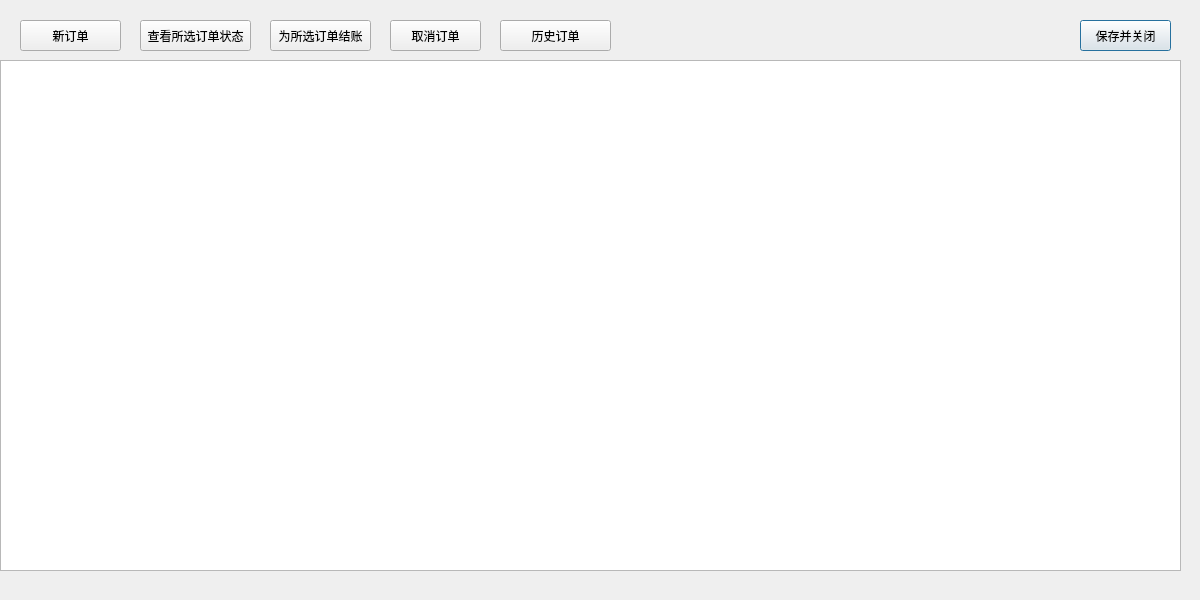
<?xml version="1.0" encoding="UTF-8"?>
<ui version="4.0">
 <class>orderwindow</class>
 <widget class="QDialog" name="orderwindow">
  <property name="geometry">
   <rect>
    <x>0</x>
    <y>0</y>
    <width>1200</width>
    <height>600</height>
   </rect>
  </property>
  <property name="minimumSize">
   <size>
    <width>1200</width>
    <height>600</height>
   </size>
  </property>
  <property name="maximumSize">
   <size>
    <width>1200</width>
    <height>600</height>
   </size>
  </property>
  <property name="windowTitle">
   <string>订单管理</string>
  </property>
  <widget class="QPushButton" name="saveAndClose">
   <property name="geometry">
    <rect>
     <x>1080</x>
     <y>20</y>
     <width>91</width>
     <height>31</height>
    </rect>
   </property>
   <property name="text">
    <string>保存并关闭</string>
   </property>
  </widget>
  <widget class="QPushButton" name="addButton">
   <property name="geometry">
    <rect>
     <x>20</x>
     <y>20</y>
     <width>101</width>
     <height>31</height>
    </rect>
   </property>
   <property name="text">
    <string>新订单</string>
   </property>
  </widget>
  <widget class="QPushButton" name="seeButton">
   <property name="geometry">
    <rect>
     <x>140</x>
     <y>20</y>
     <width>111</width>
     <height>31</height>
    </rect>
   </property>
   <property name="text">
    <string>查看所选订单状态</string>
   </property>
  </widget>
  <widget class="QTableView" name="tableView">
   <property name="geometry">
    <rect>
     <x>0</x>
     <y>60</y>
     <width>1181</width>
     <height>511</height>
    </rect>
   </property>
   <property name="font">
    <font>
     <family>宋体</family>
     <pointsize>14</pointsize>
    </font>
   </property>
   <attribute name="horizontalHeaderDefaultSectionSize">
    <number>300</number>
   </attribute>
  </widget>
  <widget class="QPushButton" name="deleteButton">
   <property name="geometry">
    <rect>
     <x>390</x>
     <y>20</y>
     <width>91</width>
     <height>31</height>
    </rect>
   </property>
   <property name="text">
    <string>取消订单</string>
   </property>
  </widget>
  <widget class="QPushButton" name="payButton">
   <property name="geometry">
    <rect>
     <x>270</x>
     <y>20</y>
     <width>101</width>
     <height>31</height>
    </rect>
   </property>
   <property name="text">
    <string>为所选订单结账</string>
   </property>
  </widget>
  <widget class="QPushButton" name="historyButton">
   <property name="geometry">
    <rect>
     <x>500</x>
     <y>20</y>
     <width>111</width>
     <height>31</height>
    </rect>
   </property>
   <property name="text">
    <string>历史订单</string>
   </property>
  </widget>
 </widget>
 <resources/>
 <connections/>
</ui>
